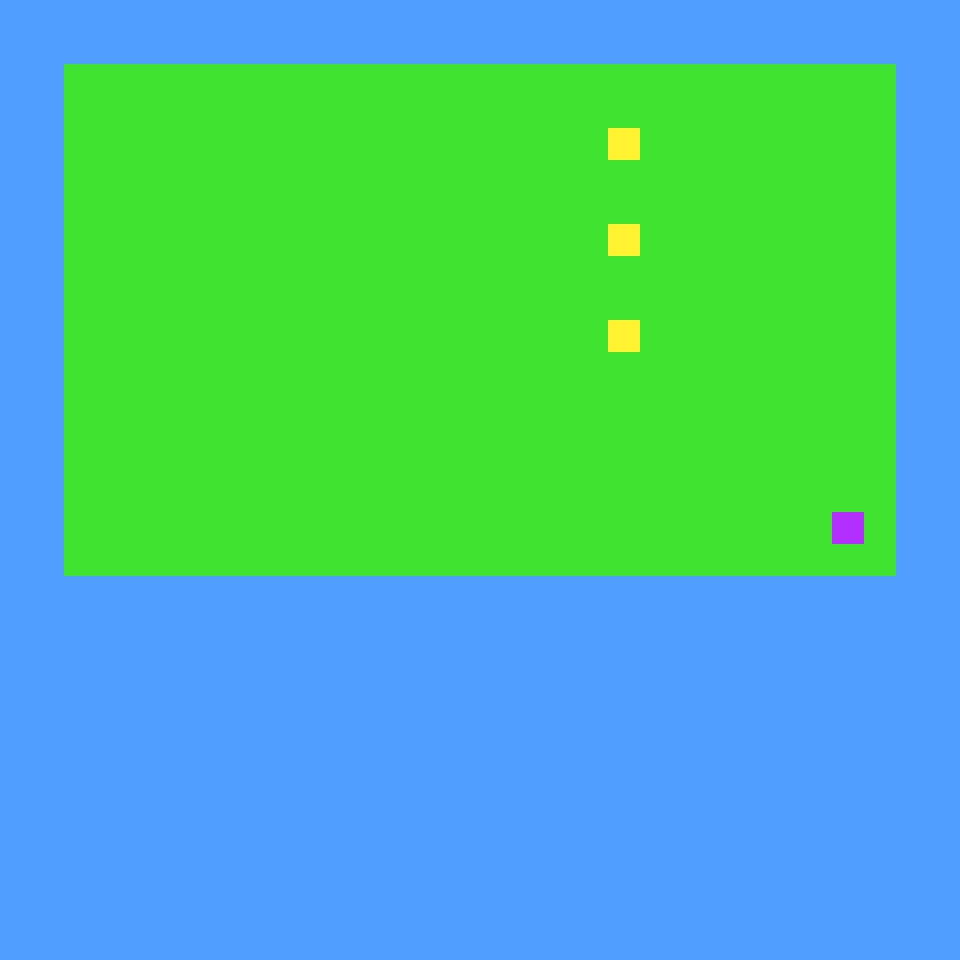

This game map was drawn from its Tiled (.tmx) file and the tilesets committed beside it. A one-line description and the full map source follow:
An orthogonal 30x30 tile map with 32x32 px tiles, 1 tile layer (Tile Layer 1) and 6 objects (3x ball, floor, start, exit).

<map version="1.0" orientation="orthogonal" renderorder="right-down" width="30" height="30" tilewidth="32" tileheight="32" nextobjectid="26">
 <tileset firstgid="1" name="block_tileset" tilewidth="32" tileheight="32" tilecount="9">
  <image source="../../images/block_tileset.png" width="96" height="96" />
 </tileset>
 <layer name="Tile Layer 1" width="30" height="30">
  <data encoding="csv">
1,1,1,1,1,1,1,1,1,1,1,1,1,1,1,1,1,1,1,1,1,1,1,1,1,1,1,1,1,1,
1,1,1,1,1,1,1,1,1,1,1,1,1,1,1,1,1,1,1,1,1,1,1,1,1,1,1,1,1,1,
1,1,3,3,3,3,3,3,3,3,3,3,3,3,3,3,3,3,3,3,3,3,3,3,3,3,3,3,1,1,
1,1,3,3,3,3,3,3,3,3,3,3,3,3,3,3,3,3,3,3,3,3,3,3,3,3,3,3,1,1,
1,1,3,3,3,3,3,3,3,3,3,3,3,3,3,3,3,3,3,4,3,3,3,3,3,3,3,3,1,1,
1,1,3,3,3,3,3,3,3,3,3,3,3,3,3,3,3,3,3,3,3,3,3,3,3,3,3,3,1,1,
1,1,3,3,3,3,3,3,3,3,3,3,3,3,3,3,3,3,3,3,3,3,3,3,3,3,3,3,1,1,
1,1,3,3,3,3,3,3,3,3,3,3,3,3,3,3,3,3,3,4,3,3,3,3,3,3,3,3,1,1,
1,1,3,3,3,3,3,3,3,3,3,3,3,3,3,3,3,3,3,3,3,3,3,3,3,3,3,3,1,1,
1,1,3,3,3,3,3,3,3,3,3,3,3,3,3,3,3,3,3,3,3,3,3,3,3,3,3,3,1,1,
1,1,3,3,3,3,3,3,3,3,3,3,3,3,3,3,3,3,3,4,3,3,3,3,3,3,3,3,1,1,
1,1,3,3,3,3,3,3,3,3,3,3,3,3,3,3,3,3,3,3,3,3,3,3,3,3,3,3,1,1,
1,1,3,3,3,3,3,3,3,3,3,3,3,3,3,3,3,3,3,3,3,3,3,3,3,3,3,3,1,1,
1,1,3,3,3,3,3,3,3,3,3,3,3,3,3,3,3,3,3,3,3,3,3,3,3,3,3,3,1,1,
1,1,3,3,3,3,3,3,3,3,3,3,3,3,3,3,3,3,3,3,3,3,3,3,3,3,3,3,1,1,
1,1,3,3,3,3,3,3,3,3,3,3,3,3,3,3,3,3,3,3,3,3,3,3,3,3,3,3,1,1,
1,1,3,3,3,3,3,3,3,3,3,3,3,3,3,3,3,3,3,3,3,3,3,3,3,3,6,3,1,1,
1,1,3,3,3,3,3,3,3,3,3,3,3,3,3,3,3,3,3,3,3,3,3,3,3,3,3,3,1,1,
1,1,1,1,1,1,1,1,1,1,1,1,1,1,1,1,1,1,1,1,1,1,1,1,1,1,1,1,1,1,
1,1,1,1,1,1,1,1,1,1,1,1,1,1,1,1,1,1,1,1,1,1,1,1,1,1,1,1,1,1,
1,1,1,1,1,1,1,1,1,1,1,1,1,1,1,1,1,1,1,1,1,1,1,1,1,1,1,1,1,1,
1,1,1,1,1,1,1,1,1,1,1,1,1,1,1,1,1,1,1,1,1,1,1,1,1,1,1,1,1,1,
1,1,1,1,1,1,1,1,1,1,1,1,1,1,1,1,1,1,1,1,1,1,1,1,1,1,1,1,1,1,
1,1,1,1,1,1,1,1,1,1,1,1,1,1,1,1,1,1,1,1,1,1,1,1,1,1,1,1,1,1,
1,1,1,1,1,1,1,1,1,1,1,1,1,1,1,1,1,1,1,1,1,1,1,1,1,1,1,1,1,1,
1,1,1,1,1,1,1,1,1,1,1,1,1,1,1,1,1,1,1,1,1,1,1,1,1,1,1,1,1,1,
1,1,1,1,1,1,1,1,1,1,1,1,1,1,1,1,1,1,1,1,1,1,1,1,1,1,1,1,1,1,
1,1,1,1,1,1,1,1,1,1,1,1,1,1,1,1,1,1,1,1,1,1,1,1,1,1,1,1,1,1,
1,1,1,1,1,1,1,1,1,1,1,1,1,1,1,1,1,1,1,1,1,1,1,1,1,1,1,1,1,1,
1,1,1,1,1,1,1,1,1,1,1,1,1,1,1,1,1,1,1,1,1,1,1,1,1,1,1,1,1,1
</data>
 </layer>
 <objectgroup name="Floors">
  <object id="2" name="floor" x="64" y="63" width="830" height="513" />
 </objectgroup>
 <objectgroup name="Locations">
  <properties>
   <property name="destination" value="level1.tmx" />
  </properties>
  <object id="4" name="start" x="789" y="129" width="32" height="32" />
 </objectgroup>
 <objectgroup name="Exits">
  <object id="22" name="exit" x="807" y="489" width="57" height="53">
   <properties>
    <property name="destination" value="level1.tmx" />
   </properties>
  </object>
 </objectgroup>
 <objectgroup name="Balls">
  <object id="23" name="ball" x="609" y="130" width="29" height="27" />
  <object id="24" name="ball" x="610" y="226" width="27" height="27" />
  <object id="25" name="ball" x="609" y="323" width="28" height="25" />
 </objectgroup>
</map>
